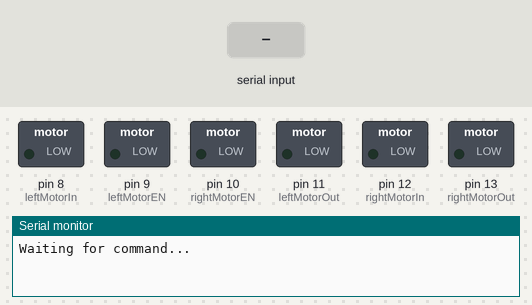
Bench run of a sketch on a simulated Arduino Uno, built with avr-gcc and run on an emulated ATmega328P. Parts: switched loads named in the sketch (green lamp = pin HIGH), the last lines printed to the serial monitor. Inputs (shaded band) come from the test bench.

Above: at 1.2 s.
1.3 s: "f" received over the second serial link
At 2.4 s:
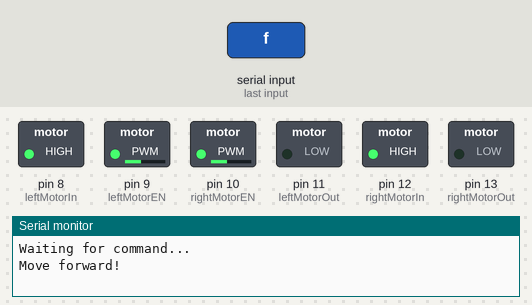
2.8 s: "b" received over the second serial link
At 4.0 s:
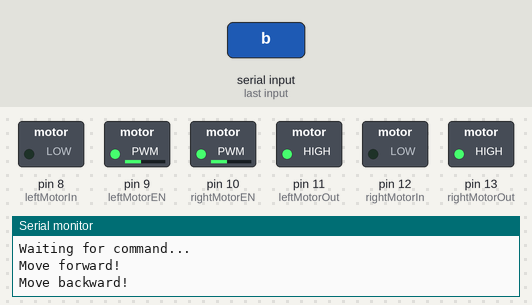
4.3 s: "s" received over the second serial link
At 5.5 s:
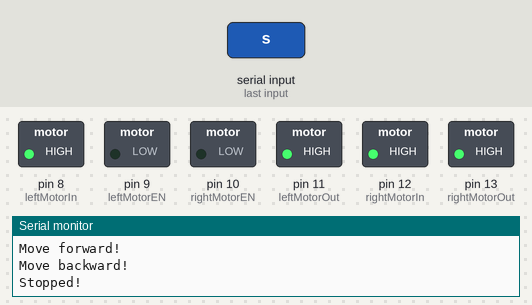
5.8 s: "l" received over the second serial link
At 6.9 s:
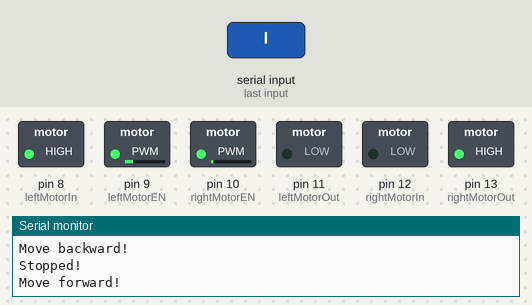
7.3 s: "r" received over the second serial link
At 8.6 s:
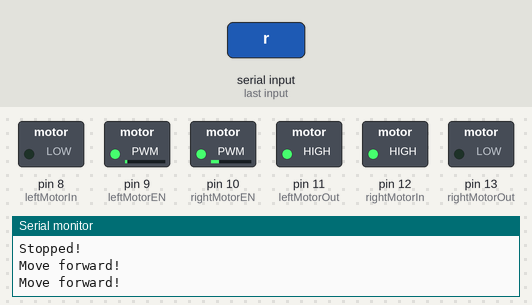
Timing chart, 0 to 9.8 s (numbered marks = the images above; inputs shaded):
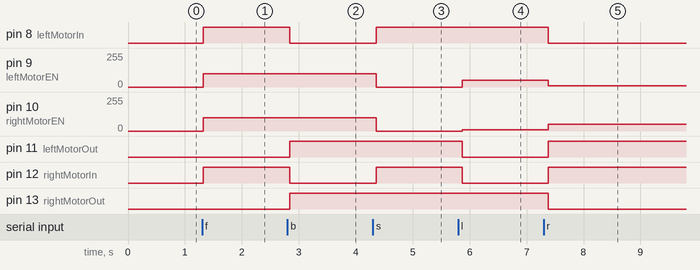

Measured:
- after the input at 1.3 s, pin 8 (leftMotorIn), pin 12 (rightMotorIn): LOW → HIGH at once; pin 9 (leftMotorEN), pin 10 (rightMotorEN): 0/255 → 100/255 at once
- after the input at 2.8 s, pin 8 (leftMotorIn), pin 12 (rightMotorIn): HIGH → LOW at once; pin 11 (leftMotorOut), pin 13 (rightMotorOut): LOW → HIGH at once
- after the input at 4.3 s, pin 8 (leftMotorIn), pin 12 (rightMotorIn): LOW → HIGH after 0.06 s; pin 9 (leftMotorEN), pin 10 (rightMotorEN): 100/255 → 0/255 after 0.06 s
- after the input at 5.8 s, pin 9 (leftMotorEN): 0/255 → 50/255 after 0.07 s; pin 10 (rightMotorEN): 0/255 → 10/255 after 0.07 s; pin 11 (leftMotorOut), pin 12 (rightMotorIn): HIGH → LOW after 0.07 s
- after the input at 7.3 s, pin 8 (leftMotorIn), pin 13 (rightMotorOut): HIGH → LOW after 0.08 s; pin 9 (leftMotorEN): 50/255 → 10/255 after 0.08 s; pin 10 (rightMotorEN): 10/255 → 50/255 after 0.08 s; pin 11 (leftMotorOut), pin 12 (rightMotorIn): LOW → HIGH after 0.08 s

The sketch:

car_sketch.ino
```cpp
#include <SoftwareSerial.h>

SoftwareSerial Bluetooth(3, 2); // RX, TX

int leftMotorIn = 8;
int leftMotorOut = 11;
int rightMotorIn = 12;
int rightMotorOut = 13;
int leftMotorEN = 9;
int rightMotorEN = 10;

int Data; // the data received
int lastData;

void setup() {
  Bluetooth.begin(9600);
  Serial.begin(9600);
  Serial.println("Waiting for command...");
  Bluetooth.println("Waiting for command");
  pinMode(leftMotorIn,OUTPUT);
  pinMode(leftMotorOut,OUTPUT);
  pinMode(rightMotorIn,OUTPUT);
  pinMode(rightMotorOut,OUTPUT);
  pinMode(leftMotorEN,OUTPUT);
  pinMode(rightMotorEN,OUTPUT);

}

void loop() {
  if (Bluetooth.available()){ //wait for data received
    Data=Bluetooth.read();

    if(Data=='f'){
      moveForward();
      Serial.println("Move forward!");
      Bluetooth.println("Move forward!");
    }
    else if(Data=='l'){
      moveLeft();
      Serial.println("Move forward!");
      Bluetooth.println("Move forward!");
    }
    else if(Data=='r'){
      moveRight();
      Serial.println("Move forward!");
      Bluetooth.println("Move forward!");
    }
    else if(Data=='b'){
       moveBackward();
       Serial.println("Move backward!");
       Bluetooth.println("Move backward!");
    }
    else if(Data=='s'){
       stopMoving();
       Serial.println("Stopped!");
       Bluetooth.println("Stopped!");
    }
    else{;}
  }
delay(100);
}

void moveForward(){
  analogWrite(leftMotorEN, 100);
  analogWrite(rightMotorEN, 100);
  digitalWrite(leftMotorIn, HIGH);
  digitalWrite(leftMotorOut, LOW);
  digitalWrite(rightMotorIn, HIGH);
  digitalWrite(rightMotorOut, LOW);
}

void moveBackward(){
  analogWrite(leftMotorEN, 100);
  analogWrite(rightMotorEN, 100);
  digitalWrite(leftMotorIn, LOW);
  digitalWrite(leftMotorOut, HIGH);
  digitalWrite(rightMotorIn, LOW);
  digitalWrite(rightMotorOut, HIGH);
}

void moveLeft(){
  analogWrite(leftMotorEN, 50);
  analogWrite(rightMotorEN, 10);
  digitalWrite(leftMotorIn, HIGH);
  digitalWrite(leftMotorOut, LOW);
  digitalWrite(rightMotorIn, LOW);
  digitalWrite(rightMotorOut, HIGH);
  delay(500);
}

void moveRight(){
  analogWrite(leftMotorEN, 10);
  analogWrite(rightMotorEN, 50);
  digitalWrite(leftMotorIn, LOW);
  digitalWrite(leftMotorOut, HIGH);
  digitalWrite(rightMotorIn, HIGH);
  digitalWrite(rightMotorOut, LOW);
  delay(500);
}

void stopMoving(){
  analogWrite(leftMotorEN, 0);
  analogWrite(rightMotorEN, 0);
  digitalWrite(leftMotorIn, HIGH);
  digitalWrite(leftMotorOut, HIGH);
  digitalWrite(rightMotorIn, HIGH);
  digitalWrite(rightMotorOut, HIGH);
}
```
